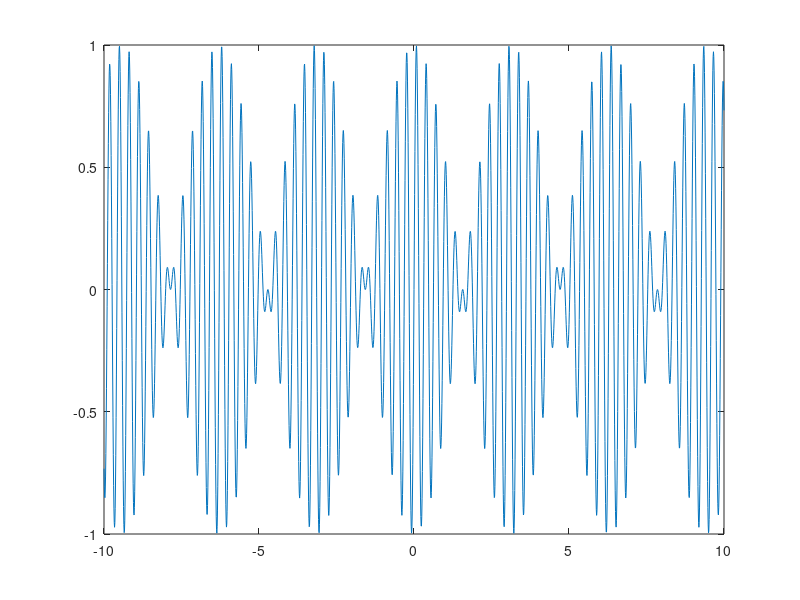

Here is the MATLAB script that generated this plot: (Note: this script raises an error after producing the figure.)
%Lista 1 - Pedro Henrique Guimaraes Carvalho - 22B
%Questao 3

clear;
clc;

t = -10:0.01:10;
y = cos(t).*sin(t*20);

plot(t,y);zAZ